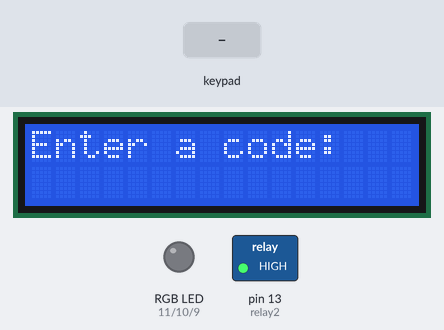
Recording of a sketch running on a simulated Arduino Mega 2560, built with avr-gcc and run on an emulated ATmega2560. Parts: 16×2 character LCD, switched loads named in the sketch (green lamp = pin HIGH), an RGB LED mixed from three pins (HIGH = lit). Inputs (shaded band) come from the test bench. Dim RGB values are drawn brighter than linear; what the sketch prints to the serial monitor is not drawn.

Above: at 1.2 s.
1.3 s: keypad keys 2 2 2 3 2 4 2 5 pressed 0.4 s apart
At 5.5 s:
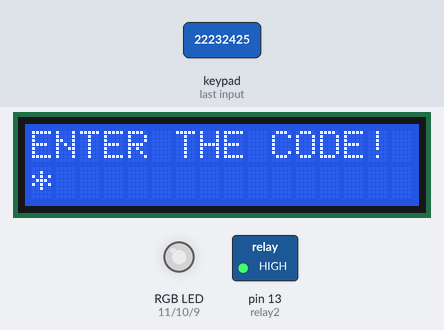
6.0 s: key '*' pressed
At 7.2 s:
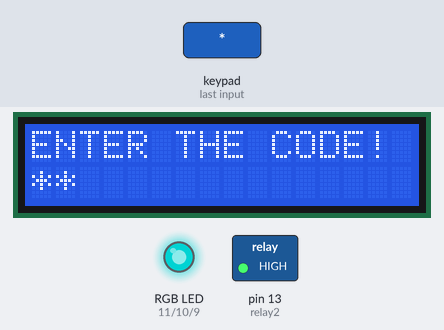
7.5 s: key '1' pressed
At 8.7 s:
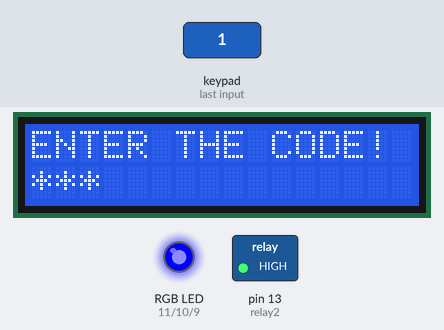
Timing chart, 0 to 10.5 s (numbered marks = the images above; inputs shaded):
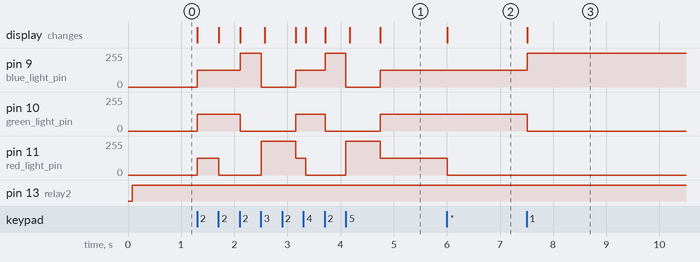

The sketch:

keypadAndLed.ino
```cpp
#include <Keypad.h>
#include <LiquidCrystal_I2C.h>
#include <Wire.h>

int red_light_pin= 11;
int green_light_pin = 10;
int blue_light_pin = 9;

const byte ROWS = 4; //four rows
const byte COLS = 3; //three columns
char keys[ROWS][COLS] = {
  {'1','2','3'},
  {'4','5','6'},
  {'7','8','9'},
  {'*','0','#'}
};

byte rowPins[ROWS] = {22, 23, 24, 25}; //connect to the row pinouts of the keypad
byte colPins[COLS] = {26, 27, 28}; //connect to the column pinouts of the keypad


int password=0;
int keyNum;
Keypad keypad = Keypad( makeKeymap(keys), rowPins, colPins, ROWS, COLS );

LiquidCrystal_I2C lcd(0x27, 16, 2); //LCD

byte incomingByte=0;

// YALA
int relay2=13;
int javaRead=0;
void setup(){
  Serial.begin(9600);
  pinMode(red_light_pin, OUTPUT);
  pinMode(green_light_pin, OUTPUT);
  pinMode(blue_light_pin, OUTPUT);
  pinMode(relay2,OUTPUT);
  lcd.begin();

	// Turn on the blacklight and print a message.
	lcd.backlight();
  lcd.print("Enter a code:");
  incomingByte= Serial.read();
}

void loop(){
  char key = keypad.getKey();
  digitalWrite(relay2,HIGH);
  if(key){
    keyNum = convertToInt(key);

    password=password*10+keyNum;
//    Serial.print("PASSWORD: ");
    Serial.println(password);
    if(password>999 && password<10000 && javaRead==0){
      incomingByte= Serial.read();
      javaRead=javaRead+1;
    }

    if(password>999 && password<10000 && javaRead==1){
      incomingByte= Serial.read();
      if(incomingByte==1){
        lcd.setCursor(0,1);
        lcd.print("****");
        RGB_color(0,255,0);
        lcd.begin();
        lcd.backlight();
        lcd.setCursor(0,0);
//        lcd.print("ACCESS GRANTED!");
        digitalWrite(relay2,LOW);
        lcd.print(incomingByte);
        delay(3000);
        digitalWrite(relay2,HIGH);
        initNum();
      }
      else{
        RGB_color(255,0,0);
        lcd.begin();
        lcd.backlight();
        lcd.setCursor(0,0);
//        lcd.print("ACCESS DENIED!");
        lcd.print(incomingByte);
        delay(500);
        initNum();
      }
    }
    else if(password>=10000){
       RGB_color(255,0,0);
       delay(500);
       lcd.begin();
       lcd.backlight();
       lcd.setCursor(0,0);
       lcd.print("ACCESS DENIED!");
       initNum();
     }


    if(password<10){
      lcd.setCursor(0,1);
      lcd.print("*");
      RGB_color(125,125,125);
    }else
    if(password<100){
      lcd.setCursor(0,1);
      lcd.print("**");
      RGB_color(0,125,125);
    }else
    if(password<1000){
      lcd.setCursor(0,1);
      lcd.print("***");
      RGB_color(0,0,255);
    }
  }
}
  void RGB_color(int red_light_value, int green_light_value, int blue_light_value)
 {
  analogWrite(red_light_pin, red_light_value);
  analogWrite(green_light_pin, green_light_value);
  analogWrite(blue_light_pin, blue_light_value);
}

  void initNum(){
   password=0;
//   Serial.print("INIT");
   lcd.begin();
    lcd.backlight();
    lcd.setCursor(0,0);
    lcd.print("ENTER THE CODE!");
    lcd.setCursor(0,1);
  }

  int convertToInt(char key){
    if(key=='*'){
     return 10;
    }
    if(key=='#'){
      initNum();
      return 0;
    }
    return char(key)-48;
  }
```

Measured:
- after the input at 1.3 s, pin 9 (blue_light_pin): 0/255 → 125/255 at once, → 255/255 0.81 s later, → 0/255 0.39 s later, → 125/255 0.65 s later, … (7 changes in this stretch); pin 10 (green_light_pin): goes 125/255 0.81 s, 0/255 1.0 s, 125/255 0.56 s, 0/255 1.0 s, then 125/255, starting at once
- after the input at 6.0 s, pin 11 (red_light_pin): 125/255 → 0/255 at once; the display: changes at once (image 2)
- after the input at 7.5 s, pin 9 (blue_light_pin): 125/255 → 255/255 at once; pin 10 (green_light_pin): 125/255 → 0/255 at once; the display: changes at once (image 3)
